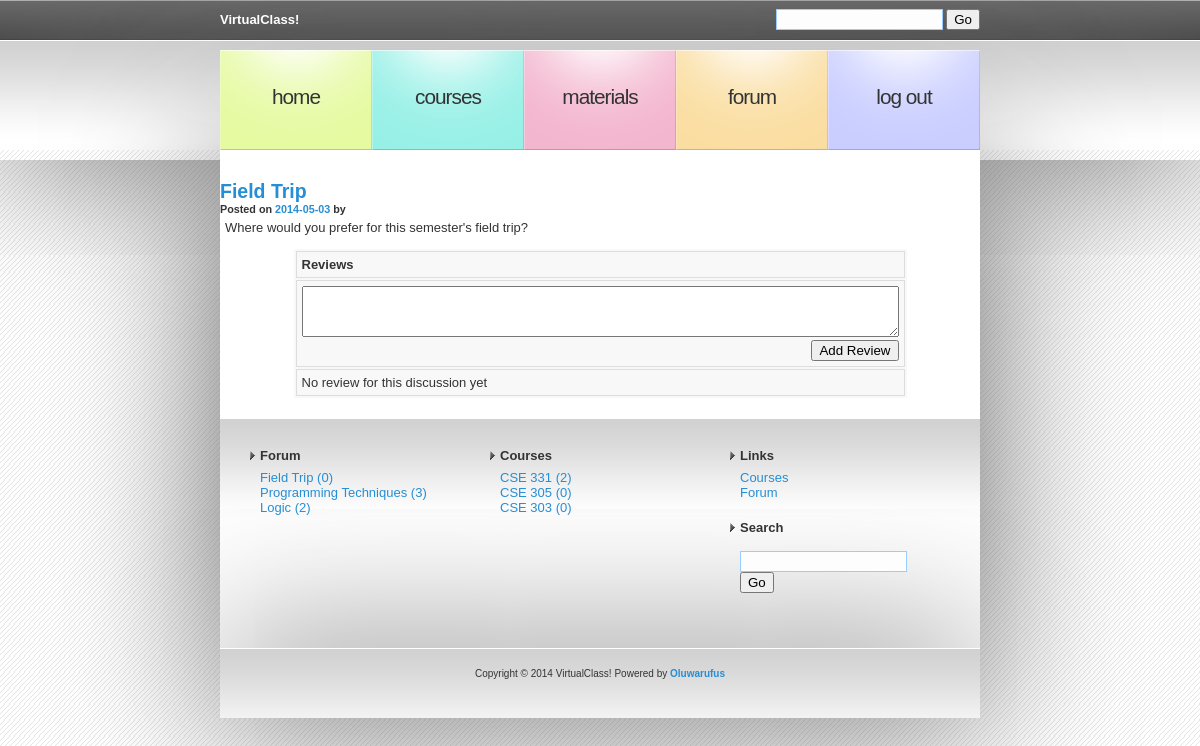
/view_post.php?id=3 (signed in), run on the app's committed database.
### tables this page shows
CREATE TABLE IF NOT EXISTS `blg_topic_tbl` (
  `id_top` int(11) NOT NULL AUTO_INCREMENT,
  `id_usr_top` int(11) NOT NULL,
  `title_top` varchar(100) NOT NULL DEFAULT '',
  `desc_top` text NOT NULL,
  `date_top` varchar(50) NOT NULL,
  PRIMARY KEY (`id_top`)
);

CREATE TABLE IF NOT EXISTS `course_tbl` (
  `id_crs` int(11) NOT NULL AUTO_INCREMENT,
  `title_crs` varchar(255) NOT NULL,
  `code_crs` varchar(255) NOT NULL,
  `unit_crs` int(11) NOT NULL,
  `lect_inc_id` varchar(255) NOT NULL,
  `desc_crs` varchar(255) NOT NULL,
  `app_level_crs` varchar(20) NOT NULL,
  PRIMARY KEY (`id_crs`)
);

### Connections/mycxn.php (called while the page is built, shortened)
<?php
$hostname_mycxn = "127.0.0.1";
$username_mycxn = "root";
$password_mycxn = "";
$mycxn = mysql_pconnect($hostname_mycxn, $username_mycxn, $password_mycxn) or trigger_error(mysql_error(),E_USER_ERROR);
if (!function_exists("GetSQLValueString")) {
function GetSQLValueString($theValue, $theType, $theDefinedValue = "", $theNotDefinedValue = "")
{
  $theValue = function_exists("mysql_real_escape_string") ? mysql_real_escape_string($theValue) : mysql_escape_string($theValue);
  switch ($theType) {
    case "text":
      $theValue = ($theValue != "") ? "'" . $theValue . "'" : "NULL";
      break;
    case "long":
    case "int":
      $theValue = ($theValue != "") ? intval($theValue) : "NULL";
      break;
  }
  return $theValue;
}
}
if (isset($_SESSION['lvl']) || isset($_SESSION['usr_lct'])) {
$q_subj= @sprintf("SELECT id_crs,code_crs,title_crs FROM course_tbl WHERE app_level_crs = %s OR lect_inc_id = %s", GetSQLValueString($_SESSION['lvl'], "text"), GetSQLValueString($_SESSION['usr_lct'], "text"));
			$q_subj = mysql_query($q_subj)or die(mysql_error());
			$r_subj = mysql_fetch_array($q_subj);
		$query_forum = "SELECT * FROM blg_topic_tbl ORDER BY date_top DESC";
		$rs_forum = mysql_query($query_forum, $mycxn) or die(mysql_error());
}
?>

### view_post.php (the view, shortened to what this page needs)
<?php require_once('Connections/mycxn.php'); ?>
<?php
$currentPage = $_SERVER["PHP_SELF"];
$editFormAction = $_SERVER['PHP_SELF'];
if (isset($_SERVER['QUERY_STRING'])) {
  $editFormAction .= "?" . htmlentities($_SERVER['QUERY_STRING']);
}
$colname_rs_post = "-1";
if (isset($_GET['id'])) {
  $colname_rs_post = $_GET['id'];
}
$query_rs_post = sprintf("SELECT * FROM blg_topic_tbl WHERE id_top = %s", GetSQLValueString($colname_rs_post, "int"));
$rs_post = mysql_query($query_rs_post, $mycxn) or die(mysql_error());
$row_rs_post = mysql_fetch_assoc($rs_post);
$maxRows_rs_reviews = 10;
$pageNum_rs_reviews = 0;
$startRow_rs_reviews = $pageNum_rs_reviews * $maxRows_rs_reviews;
$colname_rs_reviews = "-1";
if (isset($_GET['id'])) {
  $colname_rs_reviews = $_GET['id'];
}
$query_rs_reviews = sprintf("SELECT * FROM blg_comment_tbl WHERE idart_com = %s ORDER BY id_com DESC", GetSQLValueString($colname_rs_reviews, "int"));
$query_limit_rs_reviews = sprintf("%s LIMIT %d, %d", $query_rs_reviews, $startRow_rs_reviews, $maxRows_rs_reviews);
$rs_reviews = mysql_query($query_limit_rs_reviews, $mycxn) or die(mysql_error());
$row_rs_reviews = mysql_fetch_assoc($rs_reviews);
if (isset($_GET['totalRows_rs_reviews'])) {
  $totalRows_rs_reviews = $_GET['totalRows_rs_reviews'];
} else {
  $all_rs_reviews = mysql_query($query_rs_reviews);
  $totalRows_rs_reviews = mysql_num_rows($all_rs_reviews);
}
$totalPages_rs_reviews = ceil($totalRows_rs_reviews/$maxRows_rs_reviews)-1;
$queryString_rs_reviews = "";
if (!empty($_SERVER['QUERY_STRING'])) {
  $params = explode("&", $_SERVER['QUERY_STRING']);
  $newParams = array();
  foreach ($params as $param) {
    if (stristr($param, "pageNum_rs_reviews") == false &&
        stristr($param, "totalRows_rs_reviews") == false) {
      array_push($newParams, $param);
    }
  }
  if (count($newParams) != 0) {
    $queryString_rs_reviews = "&" . htmlentities(implode("&", $newParams));
  }
}
$queryString_rs_reviews = sprintf("&totalRows_rs_reviews=%d%s", $totalRows_rs_reviews, $queryString_rs_reviews);
?>
<!DOCTYPE html PUBLIC "-//W3C//DTD XHTML 1.0 Strict//EN" "http://www.w3.org/TR/xhtml1/DTD/xhtml1-strict.dtd">
<html xmlns="http://www.w3.org/1999/xhtml">
<head>
<link href="images/default.css" rel="stylesheet" type="text/css" />
</head>
<body>
<?php include('Connections/header_menu.inc'); ?>
<div id="content">
  <div id="colOne">
      <h2 class="title"><a href="view_post.php?id=<?php echo $row_rs_post['id_top']; ?>"><?php echo $row_rs_post['title_top']; ?></a></h2>
      <?php $q_lect= sprintf("SELECT name_lect FROM lecturer_tbl WHERE id_lect = %s", GetSQLValueString($row_rs_post['id_usr_top'], "text"));
			$r_lect = mysql_query($q_lect)or die(mysql_error());
			$r_lect = mysql_fetch_array($r_lect); ?>
      <h5 class="posted">Posted on <a href="#"><?php echo $row_rs_post['date_top']; ?></a> by <a href="#"><?php echo $r_lect['name_lect']; ?></a></h5>
      <div style="clear: both; height: 5px;"></div>
      <div class="story">
        <p><?php echo $row_rs_post['desc_top']; ?></p>
    </div>
    <div style="clear: both; height: 1px;"></div>
    <div>
    <table width="80%" border="0" align="center">
    <tr><td colspan="2"><h4>Reviews</h4></td></tr>
    <tr>
      <td colspan="2"><form name="comment_form" action="<?php echo $editFormAction; ?>" method="POST" target="_top" id="comment_form">
      <textarea name="comment_box" id="comment_box" cols="72" rows="3"></textarea>
      <span style="float:right"><input type="submit" name="comments" id="comments" value="Add Review" /></span>
      </form></td></tr>
    <?php if ($totalRows_rs_reviews > 0) {  ?>
  <?php do { ?>
    <tr <?php if (strlen($row_rs_reviews['idusr_com'])<4) {echo "bgcolor='#ddd'";} ?>>
      <td colspan="2"><b>
      <?php
	  if (strlen($row_rs_reviews['idusr_com'])<4) {
		 $q_lect= sprintf("SELECT name_lect FROM lecturer_tbl WHERE id_lect = %s", GetSQLValueString($row_rs_reviews['idusr_com'], "text"));
			$r_lect = mysql_query($q_lect)or die(mysql_error());
		$writer= 'Lecturer: '.mysql_result($r_lect,0,'name_lect');
		  }
		  else {
			  $q_std= sprintf("SELECT name_std FROM student_tbl WHERE matno_std = %s", GetSQLValueString('0'.$row_rs_reviews['idusr_com'], "text"));
			$r_std = mysql_query($q_std)or die(mysql_error());
		$writer= mysql_result($r_std,0,'name_std');
			  }
	   echo $writer; ?></b><br />
      &nbsp;&nbsp;&nbsp;&nbsp;&nbsp;&nbsp;&nbsp;&nbsp;&nbsp;<?php echo $row_rs_reviews['text_com']; ?> <h6 align="right"><a href="#"> Submitted on <?php echo $row_rs_reviews['date_com']; ?></a></h6></td>
    </tr>
    <?php } while ($row_rs_reviews = mysql_fetch_assoc($rs_reviews)); ?>
    <tr>
      <td>&nbsp;</td>
        <td><a href="<?php printf("%s?pageNum_rs_reviews=%d%s", $currentPage, max(0, $pageNum_rs_reviews - 1), $queryString_rs_reviews); ?>">Previous</a>  <a href="<?php printf("%s?pageNum_rs_reviews=%d%s", $currentPage, min($totalPages_rs_reviews, $pageNum_rs_reviews + 1), $queryString_rs_reviews); ?>">Next</a></td>
      </tr>
	  <?php } else { echo "<tr><td colspan='2'>No review for this discussion yet</td></tr>"; }  ?>
    </table>
    </div>
  </div>
  <?php include('Connections/footer_menu.inc'); ?>
</body>
</html>

### Connections/footer_menu.inc
<div id="colTwo">
    <ul>
      <li>
        <h2>Forum</h2>
        <ul>
        <?php while ($array_forum = mysql_fetch_assoc($rs_forum)) { ?>
          <li><a href="view_post.php?id=<?php echo $array_forum['id_top']; ?>"><?php echo substr($array_forum['title_top'], 0, 25);
			$q_cnt= sprintf("SELECT * FROM blg_comment_tbl WHERE idart_com = %s", GetSQLValueString($array_forum['id_top'], "text"));	mysql_select_db($database_mycxn, $mycxn); $q_cnt = mysql_query($q_cnt, $mycxn)or die(mysql_error());
			echo " (".mysql_num_rows($q_cnt).")";  ?></a></li>	<?php } ;  ?>
        </ul>
      </li>
      <li>
        <h2>Courses</h2>
        <ul>
        <?php
		 do { ?>
          <li><a href="crs_lessons.php?crs=<?php echo $r_subj['id_crs']; ?>"><?php echo $r_subj['code_crs']; ?>
          <?php  $q_count= sprintf("SELECT * FROM lesson_tbl WHERE course_id_lssn = %s", GetSQLValueString($r_subj['id_crs'], "text")); mysql_select_db($database_mycxn, $mycxn);
			$q_count = mysql_query($q_count, $mycxn)or die(mysql_error());
			echo "(".mysql_num_rows($q_count).")"; ?></a>
          </li>
		 <?php } while ($r_subj = mysql_fetch_assoc($q_subj));  ?>
        </ul>
      </li>
      <li>
        <h2>Links</h2>
  	<ul>
    	<li><a href="courses.php">Courses</a></li>
    	<li><a href="forum.php">Forum</a></li>
  	</ul>
      </li>
      <li>
        <h2>Search</h2>
        <form method="get" action="#">
          <div>
            <input type="text" id="textfield1" name="textfield1" value="" size="18" />
            <input type="submit" id="submit1" name="submit1" value="Go" />
          </div>
        </form>
      </li>
    </ul>
    <div style="clear: both;">&nbsp;</div>
  </div>
  </div>
<div id="footer">
  <p>Copyright &copy; 2014 VirtualClass! Powered by <a href="http://www.oluwarufus.com/"><strong>Oluwarufus</strong></a></p>
</div>

### images/default.css (style rules this page uses)
body { margin: 0; padding: 0; font: normal small "Trebuchet MS", Arial, Helvetica, sans-serif; color: #333; background-image: url(bgcode.gif); }
h1, h2, h3, h4, h5, h6, form { margin: 0; padding: 0; }
p, ul, ol, blockquote { margin-top: 0; }
p { padding-left:5px; padding-right: 5px; }
a { color: #268ED4; text-decoration: none; }
#content { width: 760px; margin: 0 auto; padding: 20px 0 0 0; background-color:#fff; box-shadow: #666 0px 0px 150px; }
#colOne { padding-bottom: 20px; }
#colTwo { padding: 20px; background: url(img02.gif) repeat-x; }
#colTwo ul { margin: 0; padding: 0; list-style: none; }
#colTwo li, #colTwo form { padding: 10px; }
#colTwo li { display: block; float: left; width: 220px; }
#colTwo li li { display: list-item; float: none; padding: 0 0 0 10px; }
#colTwo h2 { margin: 0 0 .5em 0; padding: 0 0 0 10px; background: url(img15.gif) no-repeat left center; font-size: 1em; }
#footer { width: 720px; height: 30px; padding: 20px; background: url(img02.gif) repeat-x; margin-top: 0; margin-right: auto; margin-bottom: 0; margin-left: auto; box-shadow: #666 0px 0px 150px; }
#footer p { text-align: center; font-size: x-small; }
input[type="text"],input[type="password"] { border:1px solid #9CF; padding:2px; background-color:#fdfdfd; }
table { background-color:#f8f8f8; }
td, th { border: 1px solid #dddddd; padding:5px }

### data on the page
blg_topic_tbl: title_top "Field Trip", date_top "2014-05-03", desc_top "Where would you prefer for this semester's field trip?", mysql_num_rows($q_cnt) "0"
blg_topic_tbl: title_top "Programming Techniques", mysql_num_rows($q_cnt) "3"
blg_topic_tbl: title_top "Logic", mysql_num_rows($q_cnt) "2"
course_tbl: code_crs "CSE 331", mysql_num_rows($q_count) "2"
course_tbl: code_crs "CSE 305", mysql_num_rows($q_count) "0"
course_tbl: code_crs "CSE 303", mysql_num_rows($q_count) "0"
